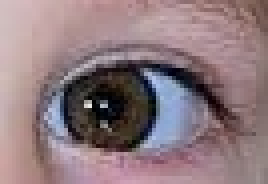
#> input picture Training/eye_1.jpg, 67 x 46 px (shown 4 times larger)
$ python 'Retinoblastoma_Detector(video).py'   (Python 2 division)
#> lines starting #> are read from the running program, lines starting #| are printed output that depends on the picture
import numpy as np
import cv2
import os
from sklearn import svm

w = 50
h = 100
c = 3

X_data = np.zeros((100, w * h * c), dtype=np.uint8)
Test_data = np.zeros((12, w * h * c), dtype=np.uint8) #change the first value if you have a different amount of pictures
Y_data = np.zeros((100,), dtype=np.uint8)
eye = np.zeros((1, w * h * c), dtype=np.uint8)

with open('filename.txt', 'r') as f:
#> (reads filename.txt from the repository)
    index = 0
    for r in f:
        p, c = r.strip().split()
        #print len(r.strip().split())
        Y_data[index] = int(c)
        img = cv2.imread(os.path.join("Training",p))
#> img is the input picture: shape (46, 67, 3); mean B, G, R 126.1, 121.1, 142.3
        print os.path.join("Training",p)
        cv2.imshow('Training before resize', img)
        nimg = cv2.resize(img,(h,w))
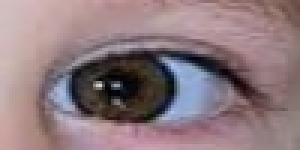
#> nimg: shape (50, 100, 3) (shown 3 times larger); mean B, G, R 126, 121, 142.2
#> (the run stopped early here; a loop or call above may not have finished)
